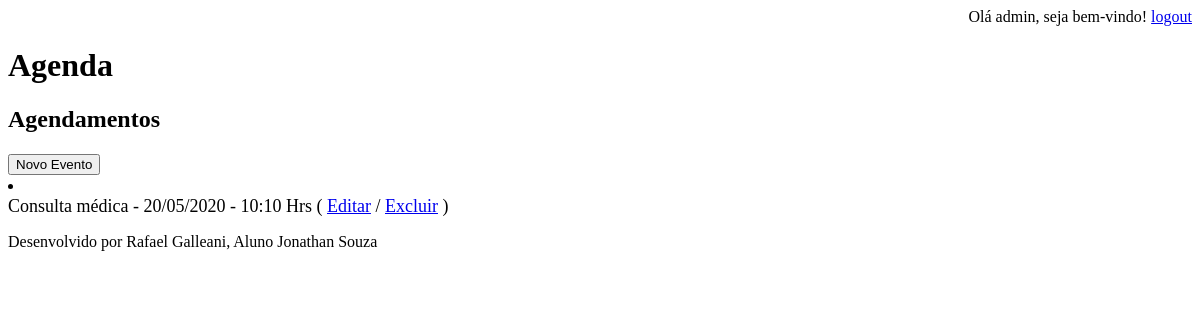
The page /agenda/ (signed in) on the database as committed earlier.
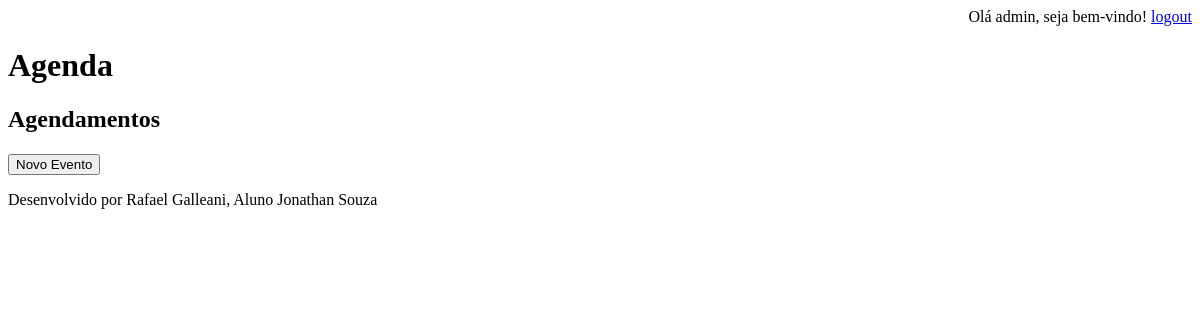
The same page on the database as committed later.
### core/models.py (models this page shows, shortened)
class Evento(models.Model):
    titulo = models.CharField(max_length=100)
    descricao = models.TextField(blank=True, null=True, verbose_name='Descrição')
    local = models.CharField(blank=True, null=True, max_length=100, verbose_name='Local do Evento')
    data_evento = models.DateTimeField(verbose_name='Data do Evento')
    data_criacao = models.DateTimeField(auto_now=True, verbose_name='Data de Criação')
    usuario = models.ForeignKey(User, on_delete=models.CASCADE)
    class Meta:
        db_table = 'evento'
    def get_data_evento(self):
        return self.data_evento.strftime('%d/%m/%Y - %H:%M Hrs')
    def get_evento_atrasado(self):
        if self.data_evento < datetime.now():
            return True
        else:
            return False

### core/views.py (the view)
# urls.py: path('agenda/', views.lista_eventos),
@login_required(login_url='/login/')
def lista_eventos(request):
    usuario = request.user
    data_atual = datetime.now() - timedelta(minutes=56)
    print(data_atual)
    evento = Evento.objects.filter(usuario=usuario,
                                   data_evento__gt=data_atual)
    dados = {'eventos':evento}
    return render(request,'agenda.html', dados)

### templates/agenda.html (shortened to what this page needs)
{% extends "model-page.html" %}
{% block content %}
    <h2>Agendamentos</h2>
    <a href="evento/">
        <button type="button">Novo Evento</button>
    </a>
    <u1 style="font-size: 18px">
        {% for evento in eventos %}
            <li>
                <div style=>
                    {{ evento.titulo }} - {{ evento.get_data_evento }}
                    ( <a href="evento/?id={{ evento.id }}">Editar</a>
                    / <a href="evento/delete/{{ evento.id }}/">Excluir</a> )
                </div>
            </li>
        {% endfor %}
    </u1>
{% endblock %}

Rows that differ between the two databases and show on the page:
removed Evento: titulo "Consulta médica", get_data_evento "20/05/2020 - 10:10 Hrs"
